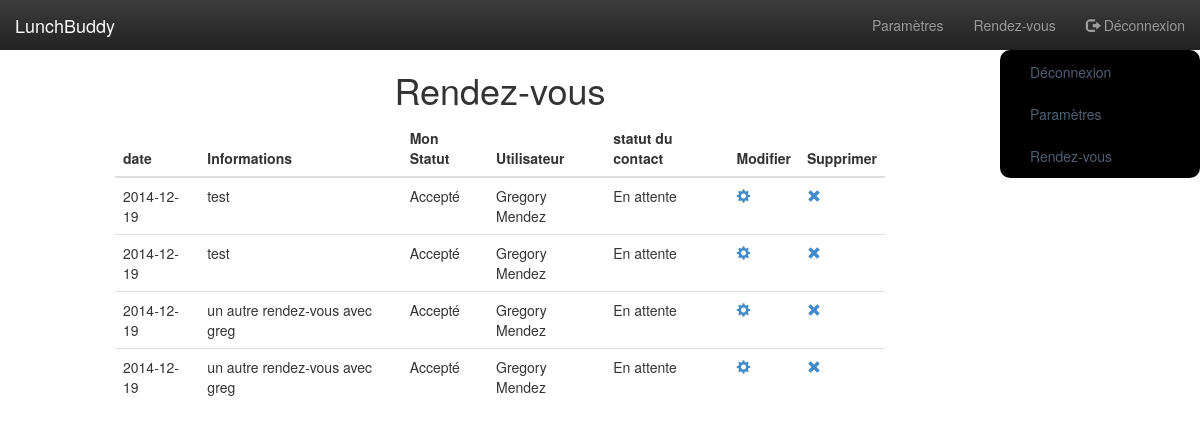
Before: /RendezVous.php (signed in) with the older database file.
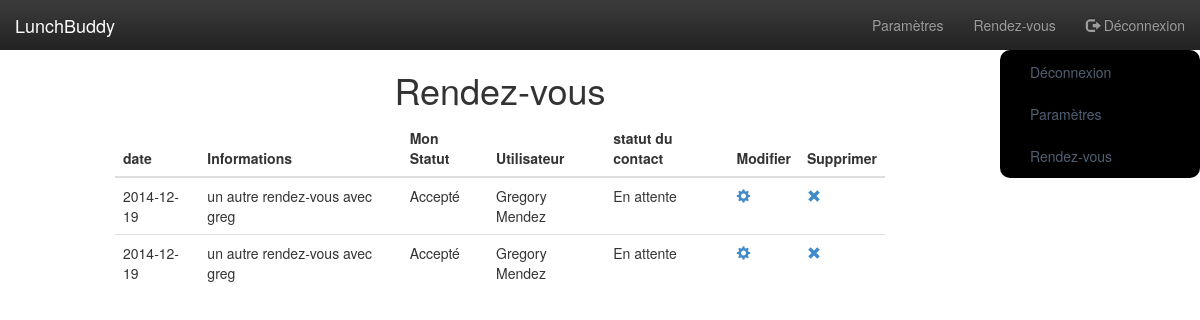
After: the same page with the newer database file.
### tables this page shows
CREATE TABLE IF NOT EXISTS `rendezvous` (
  `idRdv` int(11) NOT NULL AUTO_INCREMENT,
  `dateRdv` date NOT NULL,
  `commentaire` longtext NOT NULL,
  `idGroupe` int(11) NOT NULL,
  PRIMARY KEY (`idRdv`),
  KEY `idGroupe` (`idGroupe`)
);

CREATE TABLE IF NOT EXISTS `statuts` (
  `idStatut` int(11) NOT NULL AUTO_INCREMENT,
  `nomStatut` varchar(25) NOT NULL,
  PRIMARY KEY (`idStatut`)
);

CREATE TABLE IF NOT EXISTS `utilisateurs` (
  `idUtilisateur` int(11) NOT NULL AUTO_INCREMENT,
  `nom` varchar(25) NOT NULL,
  `prenom` varchar(25) NOT NULL,
  `email` varchar(25) NOT NULL,
  `password` varchar(255) NOT NULL,
  `NPA` varchar(4) NOT NULL,
  `nomRue` varchar(25) NOT NULL,
  `numeroRue` varchar(10) NOT NULL,
  `rayon` int(4) NOT NULL,
  `lat` decimal(65,30) DEFAULT NULL,
  `lng` decimal(65,30) DEFAULT NULL,
  `debutPause` time NOT NULL,
  `finPause` time NOT NULL,
  PRIMARY KEY (`idUtilisateur`),
  UNIQUE KEY `pseudo` (`email`)
);

### groupesdb.php (called while the page is built, shortened)
<?php
function lireRendezVousUtilisateur($idUtilisateur) {
    $bdd = connexionDb();
    $sql = 'SELECT r.idRdv, r.dateRdv, r.commentaire, r.idGroupe, s.nomStatut FROM rendezvous as r
join groupes as g on r.idGroupe = g.idGroupe
join composer as c on c.idGroupe = g.idGroupe
join statuts as s on c.idStatut = s.idStatut
where c.idUtilisateur = :idUtilisateur';
    $requete = $bdd->prepare($sql);
    $requete->execute(array('idUtilisateur' => $idUtilisateur));
    return $requete->fetchAll();
}
function lirePersonnesRdv($idGroupe) {
    $bdd = connexionDb();
    $sql = 'select u.idUtilisateur, u.nom, u.prenom, u.email from composer as c
join utilisateurs as u on c.idUtilisateur = u.idUtilisateur
where c.idGroupe = :idGroupe';
    $requete = $bdd->prepare($sql);
    $requete->execute(array('idGroupe' => $idGroupe));
    return $requete->fetchAll();
}

### RendezVous.php (the view, shortened to what this page needs)
<?php
include_once 'groupesdb.php';
if ((!empty($_SESSION["idUtilisateur"])) && (!empty($_SESSION["email"]))) {
    $idUtilisateur = $_SESSION["idUtilisateur"];
    $rdvs = lireRendezVousUtilisateur($idUtilisateur);
    foreach ($rdvs as &$rdv) {
        $idGroupe = $rdv["idGroupe"];
        $personnes = lirePersonnesRdv($idGroupe);
    }
} else {
    header('Location: index.php');
}
?>
<!DOCTYPE html>
<html>
    <head>
        <link href="css/bootstrap.min.css" type="text/css" rel="stylesheet">
        <link href="css/bootstrap-theme.min.css" type="text/css" rel="stylesheet">
        <link href="css/source.css" type="text/css" rel="stylesheet">
    </head>
    <body>
        <section class="col-md-12 conteneur">
            <header class="navbar-inverse">
                <section class="navbar-header">
                    <a class="navbar-brand" href="Index.php">LunchBuddy</a>
                </section>
                <section class="collapse navbar-collapse" id="myNavbar">
                    <ul class="nav navbar-nav navbar-right">
                        <li><a href="parametres.php">Paramètres</a></li>
                        <li><a href="Rendezvous.php">Rendez-vous</a></li>
                        <li><a href="Deconnexion.php"><span class="glyphicon glyphicon-log-out"></span> Déconnexion</a></li>
                    </ul>
                </section>
            </header>
            <section class="col-md-8 col-md-offset-1">
                <h1 class="text-center">Rendez-vous</h1>
                <table class="table table-hover">
                    <thead>
                        <tr>
                            <th>date</th>
                            <th>Informations</th>
                            <th>Mon Statut</th>
                            <th>Utilisateur</th>
                            <th>statut du contact</th>
                            <th>Modifier</th>
                            <th>Supprimer</th>
                        </tr>
                    </thead>
                    <tbody>
                        <?php
                        foreach ($rdvs as $rdv) {
                            echo ''
                            . '<tr>'
                            . '<td>'
                            . $rdv["dateRdv"]
                            . '</td>'
                            . '<td>'
                            . $rdv["commentaire"]
                            . '</td>'
                            . '<td>'
                            . $rdv["nomStatut"]
                            . '</td>';
                            foreach ($rdv["personnes"] as $personne) {
                                echo '<td>'
                                . $personne["prenom"] . " " . $personne["nom"]
                                . '</td>'
                                . '<td>'
                                . $personne["statutPersonne"]
                                . '</td>';
                            };
                            echo ''
                            . '<td>'
                            . '<a href="editerRdv.php?idRdv=' . $rdv["idRdv"] . '"><span class="glyphicon glyphicon-cog"></span></a>'
                            . '</td>'
                            . '<td>'
                            . '<a href="supprimerRdv.php?idRdv=' . $rdv["idRdv"] . '"><span class="glyphicon glyphicon-remove"></span></a>'
                            . '</td>'
                            . '</tr>';
                        }
                        ?>
                    </tbody>
                </table>
            </section>
            <aside class="col-md-2 col-md-offset-1 asideMenu">
                <nav>
                    <ul class="nav nav-pills nav-stacked span2">
                        <li><a href="Deconnexion.php">Déconnexion</a></li>
                        <li><a href="parametres.php">Paramètres</a></li>
                        <li><a href="Rendezvous.php">Rendez-vous</a></li>
                    </ul>
                </nav>
            </aside>
        </section>
    </body>
</html>

### css/source.css (style rules this page uses)
.conteneur { padding: 0px; //margin-left: 300px; }
.asideMenu { background-color: #000; border-radius: 10px; }
.asideMenu a { margin-top:2px; margin-bottom: 2px; color: #505f70; }

Changed rows visible on the page:
removed rendezvous: dateRdv "2014-12-19", commentaire "test", statuts.nomStatut "Accepté", utilisateurs (prenom "Gregory", nom "Mendez", statutPersonne "En attente")
removed rendezvous: dateRdv "2014-12-19", commentaire "test", statuts.nomStatut "Accepté", utilisateurs (prenom "Gregory", nom "Mendez", statutPersonne "En attente")
